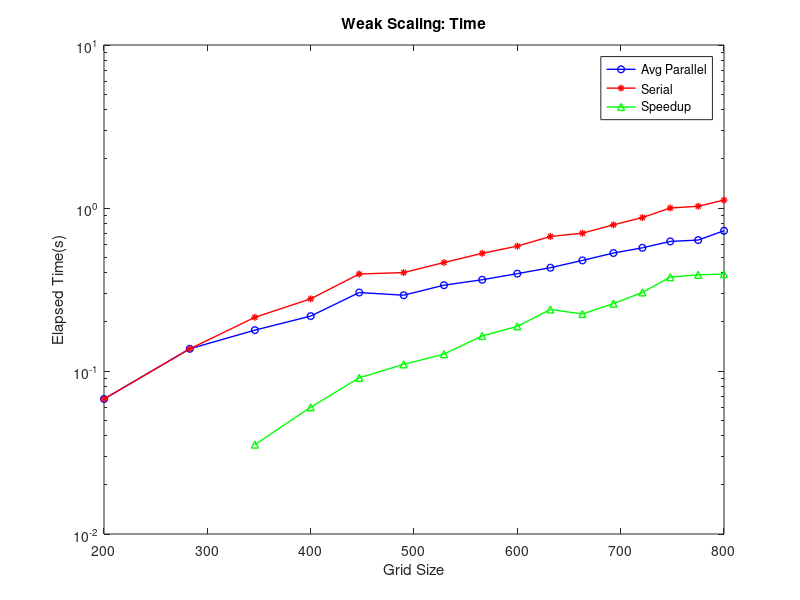
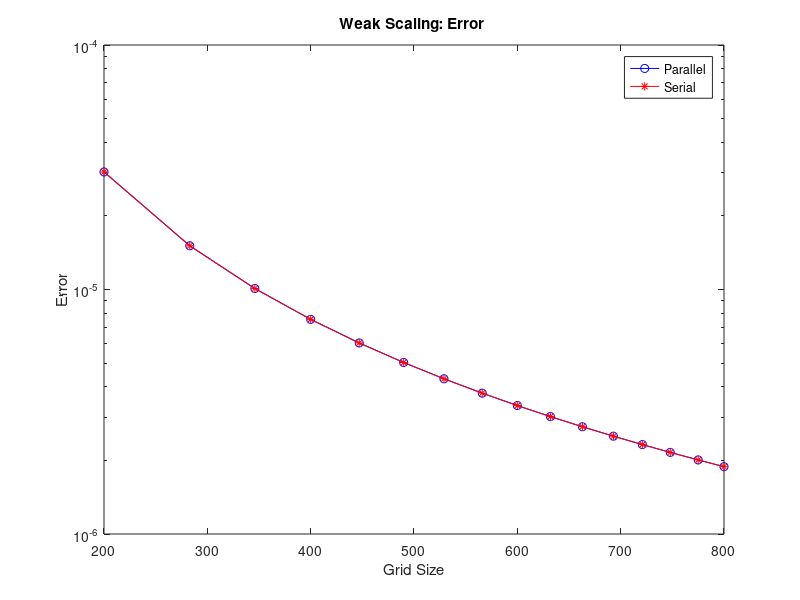

Source code (MATLAB) for these figures, in order:
clear all
close all

%thread VS time/gridsize
error = [3.0264977100469928E-005,1.5095998978667389E-005,1.0093342443876056E-005,7.5494846646479528E-006,6.0439564234061329E-006,5.0288523097925204E-006,4.3141177051550715E-006,3.7681058247036378E-006,3.3528573500402834E-006,3.0216981653126210E-006,2.7455530141264900E-006,2.5128433071525104E-006,2.3213460315151302E-006,2.1566915837933680E-006,2.0089540282990944E-006,1.8852892468372988E-006];
time = [6.7313499999999998E-002,0.13682775000000003,0.17810000474855769,0.21716982423095033,0.30293667776277289,0.29169603502668906,0.33606764399155509,0.36300336298882030,0.39572087724809535,0.43016748725494836,0.47698137900442816,0.52926912123803049,0.56982174822769593,0.62376860198855866,0.63565871299942955,0.72528917000454385];
grid = [200,283,346,400,447,490,529,566,600,632,663,693,721,748,775,800];
thread = 1:16;
%scale = time./grid;

%serial results
s_error=[3.0264977100469928E-005,1.5095998978667385E-005,1.0093342443876054E-005,7.5494846646479528E-006,6.0439564234061320E-006, 5.0288523097925204E-006,4.3141177051550715E-006,3.7681058247036378E-006,3.3528573500402825E-006,3.0216981653126206E-006,2.7455530141264904E-006,2.5128433071525104E-006,2.3213460315151302E-006,2.1566915837933676E-006,2.0089540282990948E-006,1.8852892468372986E-006];
s_time=[6.7313499999999998E-002,0.13682775000000003,0.21344675000000002,0.27709375000000014,0.39371650000000002,0.40152175000000012,0.46290024999999968,0.52714524999999934,0.58367049999999931,0.66867950000000231,0.70069375000000100,0.78823724999999634,0.87331525000000099,1.0002342500000037,1.0247650000000021,1.1184422500000011];
%s_scale = s_time./grid;

speedup = s_time-time;

semilogy(grid,time,'b-o', 'Markersize',5,'Linewidth',1)
hold on
semilogy(grid,s_time,'r-*','Markersize',5,'Linewidth',1)
semilogy(grid,speedup,'g-^','Markersize',5,'Linewidth',1)
xlabel('Grid Size')
ylabel('Elapsed Time(s)')
title('Weak Scaling: Time')
legend('Avg Parallel','Serial','Speedup')
print -dpng weaktime.png

hold off

semilogy(grid,error,'b-o')
hold on
semilogy(grid,s_error,'r-*')
xlabel('Grid Size')
ylabel('Error')
title('Weak Scaling: Error ')
legend('Parallel','Serial')
print -dpng weakerror.png
